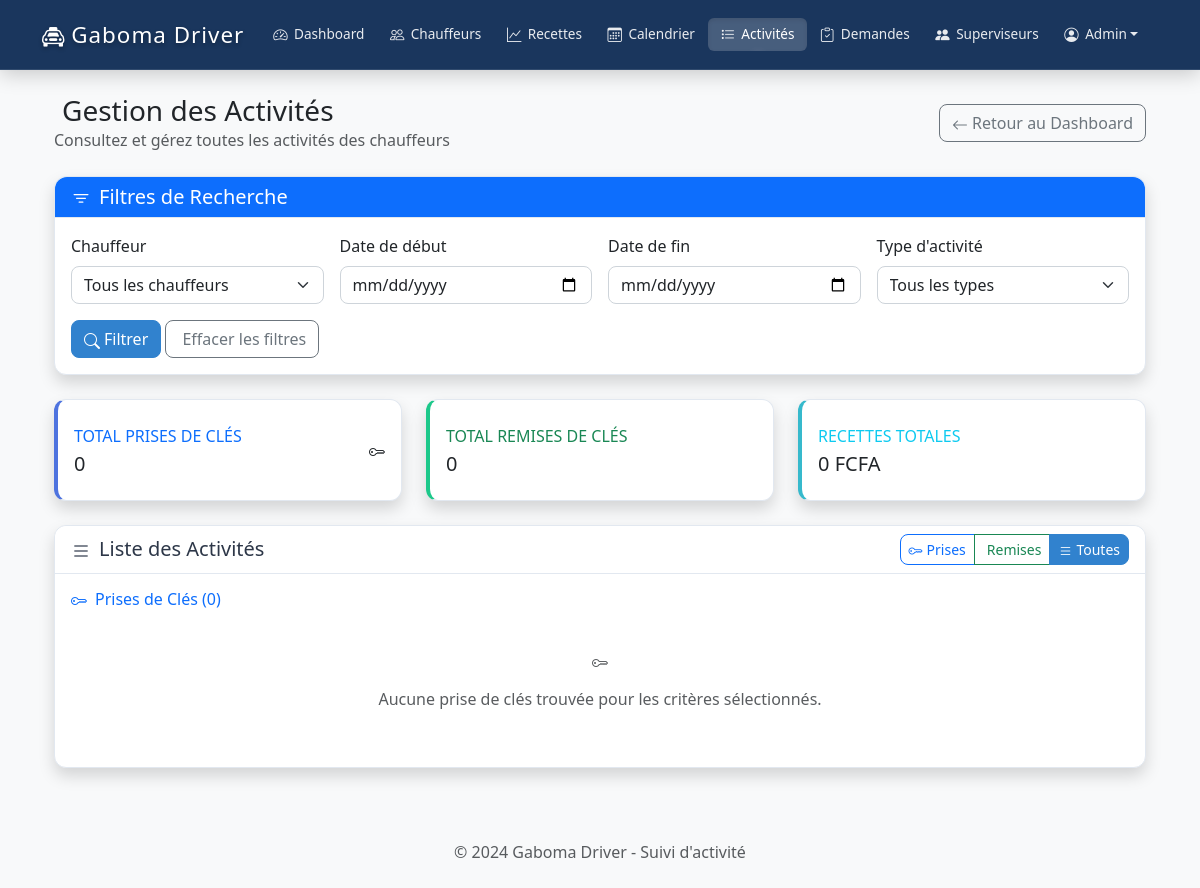
/admin-dashboard/activites/ (signed in), run on an earlier commit of the app's database.
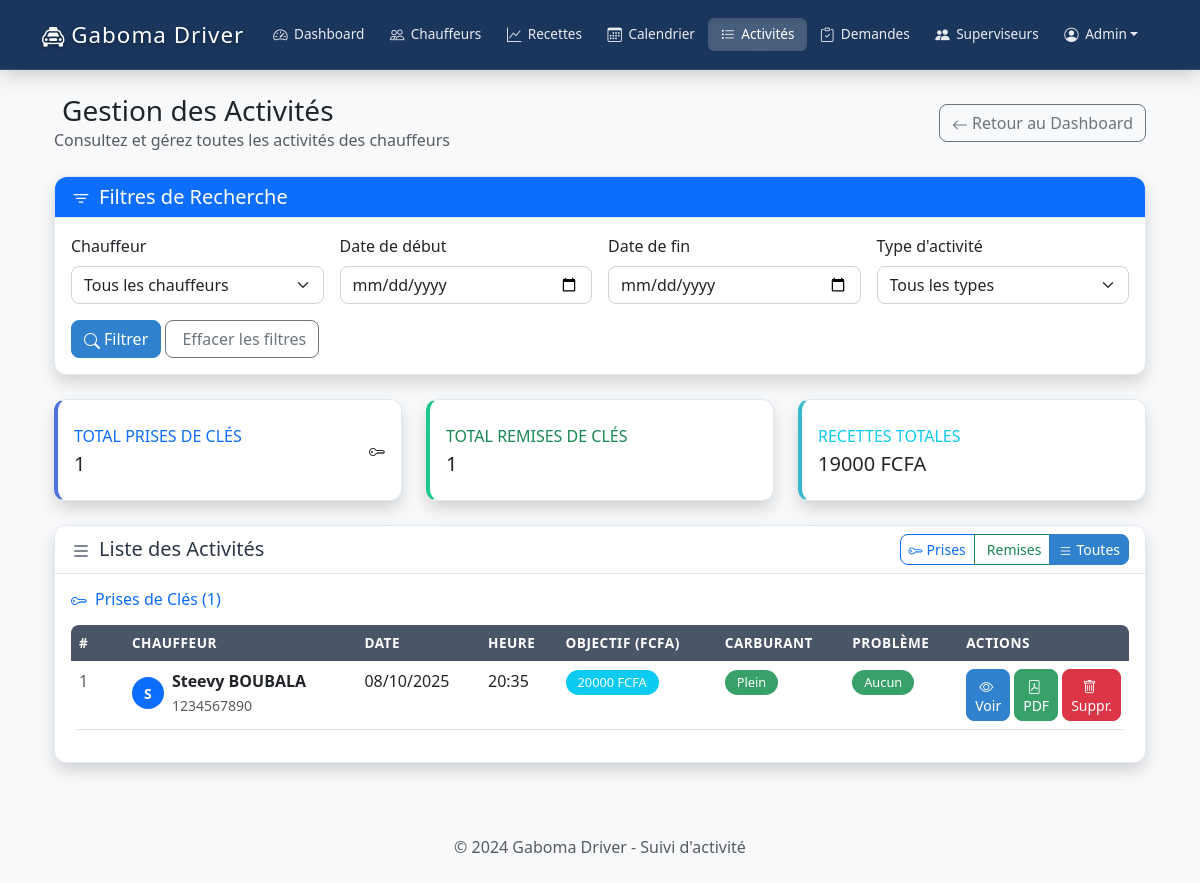
And on a later commit of the database.
### activities/models.py (models this page shows, shortened)
class PriseCles(models.Model):
    chauffeur = models.ForeignKey(
        Chauffeur,
        on_delete=models.CASCADE,  # Suppression en cascade si le chauffeur est supprimé
        verbose_name="Chauffeur",
        help_text="Chauffeur qui prend les clés"
    )
    date = models.DateField(
        verbose_name="Date",
        help_text="Date de prise des clés"
    )
    heure_prise = models.TimeField(
        verbose_name="Heure de prise",
        help_text="Heure à laquelle les clés ont été prises"
    )
    objectif_recette = models.IntegerField(
        validators=[MinValueValidator(0)],  # Validation : valeur positive
        verbose_name="Objectif de recette (FCFA)",
        help_text="Objectif de recette fixé pour la journée en FCFA"
    )
    plein_carburant = models.BooleanField(
        default=False,
        verbose_name="Plein de carburant",
        help_text="Indique si le véhicule a le plein de carburant"
    )
    probleme_mecanique = models.CharField(
        max_length=200,
        default="Aucun",
        verbose_name="Problème mécanique",
        help_text="Description des problèmes mécaniques éventuels"
    )
    signature = models.TextField(
        verbose_name="Signature électronique",
        help_text="Signature électronique du chauffeur"
    )
    date_creation = models.DateTimeField(
        auto_now_add=True,
        verbose_name="Date de création",
        help_text="Date et heure de création de l'enregistrement"
    )
    class Meta:
        verbose_name = "Prise de clés"                    # Nom singulier dans l'admin
        verbose_name_plural = "Prises de clés"            # Nom pluriel dans l'admin
        ordering = ['-date', '-heure_prise']              # Tri par date puis heure (plus récent en premier)
        unique_together = ['chauffeur', 'date']           # Contrainte : une seule prise par jour par chauffeur
        db_table = 'activities_prise_cles'                # Nom de la table en base

### drivers/models.py (models this page shows, shortened)
class Chauffeur(models.Model):
    phone_validator = RegexValidator(
        regex=r'^(\+241|0)[0-9]{8}$',
        message='Le numéro de téléphone doit être au format gabonais (+241XXXXXXXX ou 0XXXXXXXX)'
    )
    user = models.OneToOneField(
        User,
        on_delete=models.CASCADE,  # Suppression en cascade si l'utilisateur est supprimé
        verbose_name="Utilisateur",
        help_text="Utilisateur Django associé à ce chauffeur"
    )
    nom = models.CharField(
        max_length=50,
        verbose_name="Nom",
        help_text="Nom de famille du chauffeur"
    )
    prenom = models.CharField(
        max_length=50,
        verbose_name="Prénom",
        help_text="Prénom du chauffeur"
    )
    telephone = models.CharField(
        max_length=15,
        validators=[phone_validator],
        verbose_name="Téléphone",
        help_text="Numéro de téléphone au format gabonais"
    )
    email = models.EmailField(
        blank=True,
        verbose_name="Email",
        help_text="Adresse email du chauffeur (optionnel)"
    )
    actif = models.BooleanField(
        default=True,
        verbose_name="Actif",
        help_text="Indique si le chauffeur est actif"
    )
    date_creation = models.DateTimeField(
        auto_now_add=True,
        verbose_name="Date de création",
        help_text="Date et heure de création du profil"
    )
    date_modification = models.DateTimeField(
        auto_now=True,
        verbose_name="Dernière modification",
        help_text="Date et heure de la dernière modification"
    )
    class Meta:
        verbose_name = "Chauffeur"                    # Nom singulier dans l'admin
        verbose_name_plural = "Chauffeurs"            # Nom pluriel dans l'admin
        ordering = ['nom', 'prenom']                  # Tri par nom puis prénom
        db_table = 'drivers_chauffeur'                # Nom de la table en base
    @property
    def nom_complet(self):
        return f"{self.prenom} {self.nom}"

### admin_dashboard/views.py (the view, shortened to what this page needs)
# urls.py: path('activites/', views.gestion_activites, name='gestion_activites'),
@supervisor_required
def gestion_activites(request):
    chauffeur_id = request.GET.get('chauffeur')
    date_debut = request.GET.get('date_debut')
    date_fin = request.GET.get('date_fin')
    type_activite = request.GET.get('type_activite')
    chauffeurs = get_chauffeurs_for_user(request.user).filter(actif=True).order_by('nom', 'prenom')
    prises = get_activites_for_user(request.user, PriseCles)
    remises = get_activites_for_user(request.user, RemiseCles)
    if chauffeur_id:
        prises = prises.filter(chauffeur_id=chauffeur_id)
        remises = remises.filter(chauffeur_id=chauffeur_id)
    prises = prises.order_by('-date', '-heure_prise')
    remises = remises.order_by('-date', '-heure_remise')
    if type_activite == 'prise':
        remises = remises.none()  # Afficher seulement les prises
    elif type_activite == 'remise':
        prises = prises.none()  # Afficher seulement les remises
    prises_paginator = Paginator(prises, 10)  # 10 éléments par page
    prises_page = request.GET.get('prises_page')
    prises_obj = prises_paginator.get_page(prises_page)
    remises_paginator = Paginator(remises, 10)  # 10 éléments par page
    remises_page = request.GET.get('remises_page')
    remises_obj = remises_paginator.get_page(remises_page)
    total_prises = prises.count()
    total_remises = remises.count()
    recettes_totales = remises.aggregate(total=Sum('recette_realisee'))['total'] or 0
    context = {
        'chauffeurs': chauffeurs,
        'prises': prises_obj,
        'remises': remises_obj,
        'prises_paginator': prises_paginator,
        'remises_paginator': remises_paginator,
        'total_prises': total_prises,
        'total_remises': total_remises,
        'recettes_totales': recettes_totales,
        'filtres': {
            'chauffeur_id': chauffeur_id,
            'date_debut': date_debut,
            'date_fin': date_fin,
            'type_activite': type_activite,
        },
        'filtres_applied': {
            'chauffeur': chauffeur_id,
            'date_debut': date_debut,
            'date_fin': date_fin,
            'type_activite': type_activite,
        }
    }
    return render(request, 'admin_dashboard/gestion_activites.html', context)

### admin_dashboard/views.py (called while the page is built)
def get_chauffeurs_for_user(user):
    if user.is_superuser or user.is_staff:
        return Chauffeur.objects.all()
    elif user.groups.filter(name='Superviseurs').exists():
        return AssignationSuperviseur.get_chauffeurs_assignes(user)
    else:
        return Chauffeur.objects.none()

def get_activites_for_user(user, model_class, **filters):
    chauffeurs = get_chauffeurs_for_user(user)
    if chauffeurs.exists():
        return model_class.objects.filter(chauffeur__in=chauffeurs, **filters)
    else:
        return model_class.objects.none()

### templates/admin_dashboard/gestion_activites.html (shortened to what the changed rows need)
{% extends 'base/base.html' %}
{% load static %}
{% block content %}
<div class="container-fluid">
    <div class="row mb-4">
        <div class="col-12">
            <div class="d-flex justify-content-between align-items-center">
                <div>
                    <h1 class="h3 mb-0 text-gray-800">
                        Gestion des Activités
                    </h1>
                </div>
            </div>
        </div>
    </div>
    <div class="row mb-4">
        <div class="col-md-4">
            <div class="card border-left-primary shadow h-100 py-2">
                <div class="card-body">
                    <div class="row no-gutters align-items-center">
                        <div class="col mr-2">
                            <div class="text-xs font-weight-bold text-primary text-uppercase mb-1">
                                Total Prises de Clés
                            </div>
                            <div class="h5 mb-0 font-weight-bold text-gray-800">{{ total_prises }}</div>
                        </div>
                    </div>
                </div>
            </div>
        </div>
        <div class="col-md-4">
            <div class="card border-left-success shadow h-100 py-2">
                <div class="card-body">
                    <div class="row no-gutters align-items-center">
                        <div class="col mr-2">
                            <div class="text-xs font-weight-bold text-success text-uppercase mb-1">
                                Total Remises de Clés
                            </div>
                            <div class="h5 mb-0 font-weight-bold text-gray-800">{{ total_remises }}</div>
                        </div>
                    </div>
                </div>
            </div>
        </div>
        <div class="col-md-4">
            <div class="card border-left-info shadow h-100 py-2">
                <div class="card-body">
                    <div class="row no-gutters align-items-center">
                        <div class="col mr-2">
                            <div class="text-xs font-weight-bold text-info text-uppercase mb-1">
                                Recettes Totales
                            </div>
                            <div class="h5 mb-0 font-weight-bold text-gray-800">{{ recettes_totales|floatformat:0 }} FCFA</div>
                        </div>
                    </div>
                </div>
            </div>
        </div>
    </div>
    <div class="row">
        <div class="col-12">
            <div class="card shadow">
                <div class="card-body">
                    <div id="prises-section">
                        <h6 class="text-primary mb-3">
                            <i class="bi bi-key me-2"></i>Prises de Clés ({{ total_prises }})
                        </h6>
                        {% if prises %}
                            <div class="table-responsive">
                                <table class="table table-hover">
                                    <thead class="table-light">
                                        <tr>
                                            <th width="5%">#</th>
                                            <th>Chauffeur</th>
                                            <th>Date</th>
                                            <th>Heure</th>
                                            <th>Objectif (FCFA)</th>
                                            <th>Carburant</th>
                                            <th>Problème</th>
                                            <th width="15%">Actions</th>
                                        </tr>
                                    </thead>
                                    <tbody>
                                        {% for prise in prises %}
                                        <tr>
                                            <td class="text-muted">{{ forloop.counter|add:prises.start_index|add:"-1" }}</td>
                                            <td>
                                                <div class="d-flex align-items-center">
                                                    <div class="avatar-sm bg-primary rounded-circle d-flex align-items-center justify-content-center me-2">
                                                        <span class="text-white fw-bold">{{ prise.chauffeur.prenom|first }}</span>
                                                    </div>
                                                    <div>
                                                        <div class="fw-bold">{{ prise.chauffeur.nom_complet }}</div>
                                                        <small class="text-muted">{{ prise.chauffeur.telephone }}</small>
                                                    </div>
                                                </div>
                                            </td>
                                            <td>{{ prise.date|date:"d/m/Y" }}</td>
                                            <td>{{ prise.heure_prise|time:"H:i" }}</td>
                                            <td>
                                                <span class="badge bg-info">{{ prise.objectif_recette|floatformat:0 }} FCFA</span>
                                            </td>
                                            <td>
                                                {% if prise.plein_carburant %}
                                                    <span class="badge bg-success">Plein</span>
                                                {% else %}
                                                    <span class="badge bg-warning">Partiel</span>
                                                {% endif %}
                                            </td>
                                            <td>
                                                {% if prise.probleme_mecanique != 'Aucun' %}
                                                    <span class="badge bg-danger">{{ prise.probleme_mecanique }}</span>
                                                {% else %}
                                                    <span class="badge bg-success">Aucun</span>
                                                {% endif %}
                                            </td>
                                            <td>
                                                <div class="d-flex gap-1">
                                                    <a href="{% url 'admin_dashboard:activites_chauffeur' prise.chauffeur.id %}"
                                                       class="btn btn-primary btn-sm" title="Voir détails">
                                                        <i class="bi bi-eye me-1"></i>Voir
                                                    </a>
                                                    <a href="{% url 'admin_dashboard:exporter_activite_chauffeur_pdf' prise.chauffeur.id %}"
                                                       class="btn btn-success btn-sm" title="Exporter PDF" target="_blank">
                                                        <i class="bi bi-file-pdf me-1"></i>PDF
                                                    </a>
                                                    <a href="{% url 'admin_dashboard:supprimer_activite' prise.id 'prise' %}"
                                                       class="btn btn-danger btn-sm" title="Supprimer"
                                                       onclick="return confirm('Êtes-vous sûr de vouloir supprimer cette prise de clés ?')">
                                                        <i class="bi bi-trash me-1"></i>Suppr.
                                                    </a>
                                                </div>
                                            </td>
                                        </tr>
                                        {% endfor %}
                                    </tbody>
                                </table>
                            </div>
                        {% else %}
                            <div class="text-center py-4">
                                <i class="bi bi-key fa-3x text-muted mb-3"></i>
                                <p class="text-muted">Aucune prise de clés trouvée pour les critères sélectionnés.</p>
                            </div>
                        {% endif %}
                    </div>
                </div>
            </div>
        </div>
    </div>
</div>
{% endblock %}

What changed in the data, as far as the page shows it:
added PriseCles: chauffeur.prenom|first "S", chauffeur.nom_complet "Steevy BOUBALA", chauffeur.telephone "1234567890", date "08/10/2025", heure_prise "20:35", objectif_recette "20000", plein_carburant "Plein", probleme_mecanique "Aucun"
Also different on the page:
{{ total_prises }}: "0" → "1"
{{ total_remises }}: "0" → "1"
{{ recettes_totales|floatformat:0 }}: "0" → "19000"
text no longer shown: "Aucune prise de clés trouvée pour les critères sélectionnés."
text now shown: "# CHAUFFEUR DATE HEURE OBJECTIF (FCFA) CARBURANT PROBLÈME ACTIONS"
